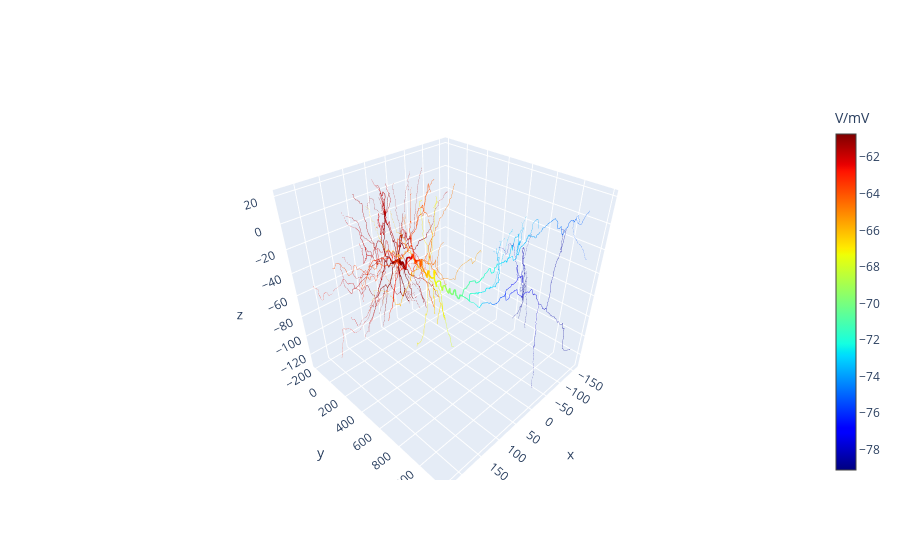

The notebook cell this image was saved under:
### Code cell
cmap=cm.jet
v_vals = [seg.v for sec in h.allsec() for seg in sec]
minv = min(v_vals)
maxv = max(v_vals)
colorbarlabel = 'V/mV'
ticklabels = True
tickmin = -80.
tickmax = -60.
dt = -20.
# L5PC = h.L5PCtemplate(morphologyFilename)
L5PC.soma[0].diam = 5.

        
ps = h.PlotShape(False)  # False tells h.PlotShape not to use NEURON's gui
ps.variable('v')
ps.scale(minv, maxv)
ps.show(0)
ax = ps.plot(pyplot, cmap=cmap)

# # 设置坐标轴范围
ax.set_xlim([-300, 300])  # 设置x轴范围
ax.set_ylim([0, 1400])  # 设置y轴范围
ax.set_zlim([-600, 0])  # 设置z轴范围

# 关闭网格
ax.grid(False)
# 关闭坐标轴
ax.axis('off')
pyplot.show()




# second figure
ps = h.PlotShape(True)
ps.show(0)
ps.variable("v")
ps.scale(minv, maxv)
fig = ps.plot(plotly, cmap=cmap)



# Create a colormap function
colormap = cm.ScalarMappable(cmap=cmap, 
norm=mcolors.Normalize(vmin=0, vmax=1)).to_rgba

# Map the normalized values to a Plotly colorscale as strings
plotly_colorscale = [[v, f'rgb{tuple(int(255 * c) for c in colormap(v)[:3])}'] for v in np.linspace(0, 1, cmap.N)]

# Create a separate scatter plot for the colorbar
colorbar_trace = go.Scatter(
    x=[0],
    y=[0],
    mode='markers',
    marker=dict(
        colorscale=plotly_colorscale,
        cmin=minv,
        cmax=maxv,
        colorbar=dict(
            title=colorbarlabel,
            thickness=20  # Adjust the thickness of the colorbar
        ),
        showscale=True
    )
)

# Add the colorbar trace to the figure
fig.add_trace(colorbar_trace)
fig.update_xaxes(showticklabels=False, showgrid=True)
fig.update_yaxes(showticklabels=False, showgrid=True)
fig.update_layout(
    plot_bgcolor='rgba(0,0,0,0)'
)

fig.show()


# 创建自定义的颜色映射
cmap = cmap
colormap = cm.ScalarMappable(cmap=cmap, 
        norm=mcolors.Normalize(vmin=minv, vmax=maxv))

# 创建一个新的图形和轴
fig, ax = plt.subplots(figsize=(6, 1))

# 绘制颜色条
cbar = plt.colorbar(colormap, cax=ax, orientation='horizontal')
cbar.set_label(colorbarlabel)
if ticklabels:
    cbar.set_ticks(np.arange(tickmin, tickmax, dt))
    cbar.set_ticklabels([f'{i}' for i in np.arange(tickmin, tickmax, dt)])

# 设置图的边界
plt.tight_layout()

savefig = False
if savefig:
    # 保存为 EPS 格式
    plt.savefig(figname+'colorbar'+'.eps', format='eps')

# 显示图形（可选）
plt.show()

print(minv,maxv)
